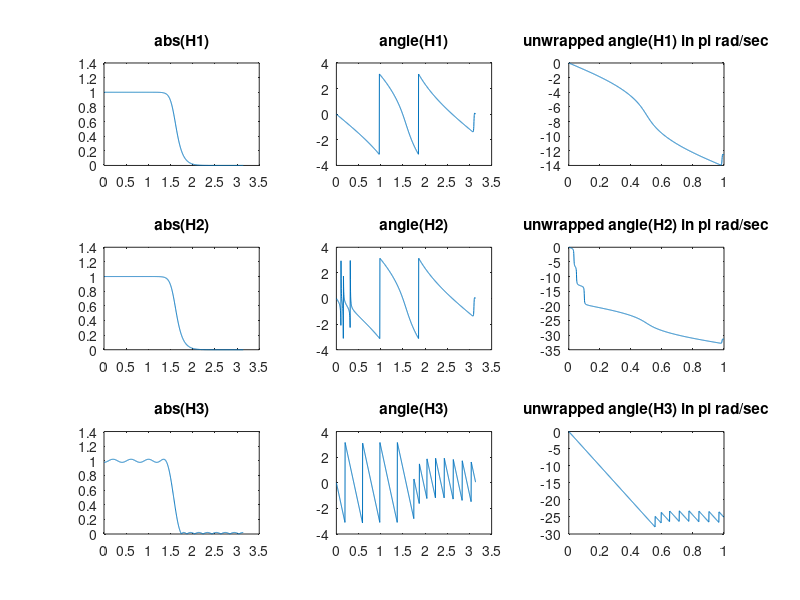

Here is the MATLAB script that generated this plot:
clear
clc

load phdist
load orig

% sound(xnoise,8192);
% sound(x,8192);

N=1024;

%note that if you donot give any output for freqz then it will plot it
%x axis is in pi rad/sec see for example
% 
% figure(1)
% clf
% freqz(b1,a1,N);
% 
[H1,w1]=freqz(b1,a1,N);
[H2,w2]=freqz(b2,a2,N);
[H3,w3]=freqz(b3,a3,N);

figure(1)
clf

subplot(331)
plot(w1,abs(H1));
title('abs(H1)');

subplot(332)
plot(w1,angle(H1));
title('angle(H1)');

subplot(333)
plot(w1/pi,unwrap(angle(H1)));
title('unwrapped angle(H1) in pi rad/sec');

subplot(334)
plot(w2,abs(H2));
title('abs(H2)');

subplot(335)
plot(w2,angle(H2));
title('angle(H2)');

subplot(336)
plot(w2/pi,unwrap(angle(H2)));
title('unwrapped angle(H2) in pi rad/sec');

subplot(337)
plot(w3,abs(H3));
title('abs(H3)');

subplot(338)
plot(w3,angle(H3));
title('angle(H3)');

subplot(339)
plot(w3/pi,unwrap(angle(H3)));
title('unwrapped angle(H3) in pi rad/sec');

return;
